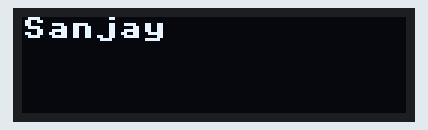
This program was run on a simulated ESP32 board running MicroPython. Parts: 128×32 one-colour display. Library files of the repository ran but are not shown: ssd1306.py. At 0.0 s the program stops and its outputs stay as they are.

Above: at 0.1 s.

The program:

oled.py
```python
# This file is executed on every boot (including wake-boot from deepsleep)
#import esp
#esp.osdebug(None)
#import webrepl
#webrepl.start()
from machine import Pin, I2C
import ssd1306

# using default address 0x3C
i2c = I2C(sda=Pin(4), scl=Pin(3))
display = ssd1306.SSD1306_I2C(128, 32, i2c)
display.text('Sanjay', 0, 0, 1)
display.show()
```
